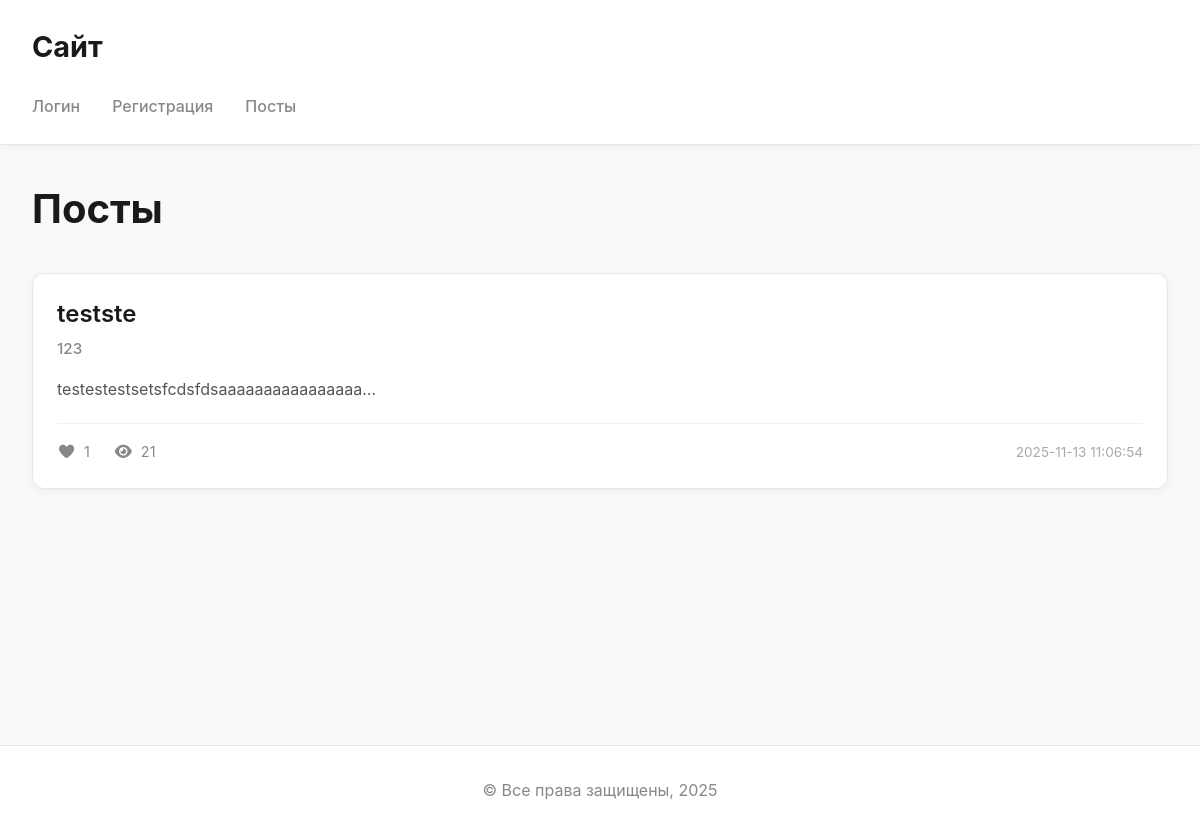
The app's page /posts/, older data.
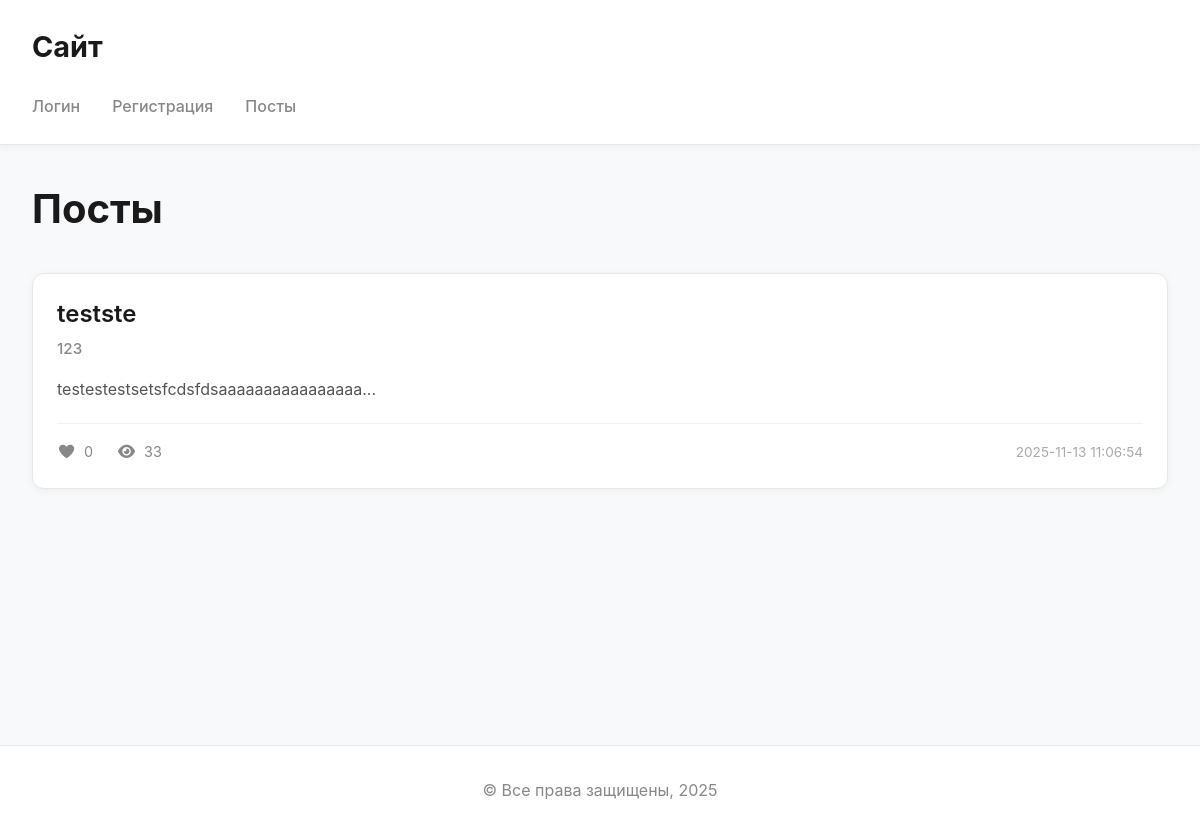
The same page, newer data.
### tables this page shows
CREATE TABLE posts (
            id INTEGER PRIMARY KEY AUTOINCREMENT,
            title TEXT NOT NULL,
            content TEXT NOT NULL,
            views INTEGER DEFAULT 0,
            likes INTEGER DEFAULT 0,
            created_at TIMESTAMP DEFAULT CURRENT_TIMESTAMP,
            updated_at TIMESTAMP DEFAULT CURRENT_TIMESTAMP,
            author_id INTEGER,
            FOREIGN KEY(author_id) REFERENCES users(id) ON DELETE SET NULL
            );

CREATE TABLE users (
                id INTEGER PRIMARY KEY AUTOINCREMENT,
                name VARCHAR(100) NOT NULL,
                age INTEGER,
                email VARCHAR(255) NOT NULL UNIQUE,
                password TEXT NOT NULL
            );

### controllers/posts.py (the view)
    def index(self):
        conn = self.get_db()
        model = Post(conn)
        items = model.all()
        return render_template("posts/index.html", title="Посты", items=items)

### app.py (called while the page is built)
@app.before_request
def load_user():
    auth_controller.load_user()

### app_core/app.py (called while the page is built)
    def open_db(self):
        if "_db" not in g:
            g._db = sqlite3.connect(self.db_path)
            g._db.row_factory = sqlite3.Row

    def get_db(self):
        return g._db

### controllers/auth.py (called while the page is built, shortened)
    def load_user(self):
        g.user = None
        sid = request.cookies.get(COOKIE_NAME)
        return redirect(url_for('posts.index'))

### models/post.py (called while the page is built)
    def all(self):
        cur = self.conn.execute(
            """
            SELECT posts.id,
                   posts.title,
                   posts.content,
                   posts.views,
                   posts.likes,
                   posts.created_at,
                   posts.updated_at,
                   posts.author_id,
                   users.name
            FROM posts
                     JOIN users ON users.id = posts.author_id
            """,
        )
        return [dict(r) for r in cur.fetchall()]

### templates/posts/index.html (shortened to what this page needs)
{% extends "base.html" %}
{% block content %}
    <h1>{{ title }}</h1>
    {% if items %}
        {% for post in items %}
            <article class="post-card">
                <div class="post-card-header">
                    <h2>
                        <a href="{{ url_for('posts.show', post_id=post['id']) }}">{{ post['title'] }}</a>
                    </h2>
                    <h3>
                        <a href="{{ url_for('auth.profile', user_id=post['author_id']) }}">
                            {{ post['name'] }}</a>
                    </h3>
                </div>
                <div class="post-card-preview">
                    {{ post['content'][:100] }}...
                </div>
                <div class="post-card-bottom">
                    <div class="post-card-bottom-left">
                        <span><i class="fa-solid fa-heart"></i>{{ post['likes'] }}</span>
                        <span><i class="fa-solid fa-eye"></i>{{ post['views'] }}</span>
                    </div>
                    <div class="post-card-bottom-right">
                    <span>
                        {{ post['created_at'] if post['created_at'] else "неизв." }}
                    </span>
                    </div>
                </div>
            </article>
        {% endfor %}
    {% endif %}
{% endblock %}

### templates/base.html (shortened to what this page needs)
<!DOCTYPE html>
<html lang="en">
<head>
    <link rel="stylesheet" href="https://cdnjs.cloudflare.com/ajax/libs/font-awesome/7.0.1/css/all.min.css"
/>
    <link rel="stylesheet" href="{{ url_for('static', filename='css/style.css') }}">
</head>
<body>
<header>
    <h1>Сайт</h1>
    <nav>
        <ul>
            {% if not g.user %}
                <li><a href="{{ url_for('auth.login') }}">Логин</a></li>
                <li><a href="{{ url_for('auth.register') }}">Регистрация</a></li>
            {% endif %}
            <li><a href="{{ url_for('posts.index') }}">Посты</a></li>
        </ul>
    </nav>
</header>
<main>
    {% block content %} {% endblock %}
</main>
<footer>
    <p>© Все права защищены, 2025</p>
</footer>
</body>
</html>

### static/css/style.css (style rules this page uses)
:root { --primary-color: #0066cc; --primary-hover: #0052a3; --secondary-color: #667eea; --danger-color: #f56565; --danger-hover: #e53e3e; --success-color: #48bb78; --warning-color: #ed8936; --info-color: #4299e1; --text-primary: #1a1a1a; --text-secondary: #555; --text-muted: #888; --text-light: #aaa; --bg-primary: #fff; --bg-secondary: #f8f9fa; --border-color: #e8e8e8; --border-light: #f0f0f0; --shadow-sm: 0 2px 8px rgba(0, 0, 0, 0.05); --shadow-md: 0 4px 16px rgba(0, 0, 0, 0.1); --shadow-lg: 0 8px 24px rgba(0, 0, 0, 0.15); }
* { margin: 0; padding: 0; box-sizing: border-box; }
html, body { height: 100%; }
body { font-family: -apple-system, BlinkMacSystemFont, 'Segoe UI', Roboto, 'Helvetica Neue', Arial, sans-serif; font-size: 16px; line-height: 1.6; color: var(--text-primary); background-color: var(--bg-secondary); }
a { color: var(--primary-color); text-decoration: none; transition: color 0.2s ease; }
header { background-color: var(--bg-primary); border-bottom: 1px solid var(--border-color); padding: 1.5rem 0; box-shadow: var(--shadow-sm); position: sticky; top: 0; z-index: 100; }
header h1 { font-size: 1.8rem; font-weight: 700; margin-bottom: 1.5rem; padding: 0 2rem; color: var(--text-primary); }
header nav { padding: 0 2rem; }
header nav ul { list-style: none; display: flex; flex-wrap: wrap; gap: 2rem; align-items: center; }
header nav a, header nav button { color: var(--text-muted); font-weight: 500; transition: color 0.2s ease; }
main { max-width: 1200px; margin: 0 auto; padding: 2rem; min-height: calc(100vh - 200px); }
h1 { font-size: 2.5rem; font-weight: 700; margin-bottom: 2rem; color: var(--text-primary); }
h2 { font-size: 1.75rem; font-weight: 600; margin-bottom: 1.5rem; color: var(--text-primary); }
h3 { font-size: 1.25rem; font-weight: 600; margin-bottom: 1rem; color: var(--text-primary); }
.post-card { background: var(--bg-primary); border: 1px solid var(--border-color); border-radius: 12px; padding: 1.5rem; margin-bottom: 1.5rem; transition: all 0.3s ease; box-shadow: var(--shadow-sm); }
.post-card-header { margin-bottom: 1rem; }
.post-card-header h2 { font-size: 1.5rem; font-weight: 600; margin: 0 0 0.5rem 0; line-height: 1.3; }
.post-card-header h2 a { color: var(--text-primary); transition: color 0.2s ease; }
.post-card-header h3 { font-size: 0.95rem; font-weight: 500; margin: 0; color: var(--text-muted); }
.post-card-header h3 a { color: var(--text-muted); transition: color 0.2s ease; }
.post-card-preview { color: var(--text-secondary); font-size: 1rem; line-height: 1.6; margin-bottom: 1.25rem; display: -webkit-box; -webkit-line-clamp: 2; -webkit-box-orient: vertical; overflow: hidden; }
.post-card-bottom { display: flex; justify-content: space-between; align-items: center; padding-top: 1rem; border-top: 1px solid var(--border-light); font-size: 0.9rem; color: var(--text-muted); }
.post-card-bottom-left { display: flex; gap: 1.5rem; }
.post-card-bottom-left span { display: flex; align-items: center; gap: 0.5rem; transition: color 0.2s ease, transform 0.2s ease; cursor: pointer; user-select: none; }
.post-card-bottom-left i { font-size: 0.95rem; }
.post-card-bottom-right span { color: var(--text-light); font-size: 0.85rem; }
footer { background-color: var(--bg-primary); border-top: 1px solid var(--border-color); padding: 2rem; text-align: center; color: var(--text-muted); margin-top: auto; }
footer p { margin: 0; }

Row changes from the older to the newer data that the page shows:
changed posts "testste": likes "1" → "0"; views "21" → "33"
